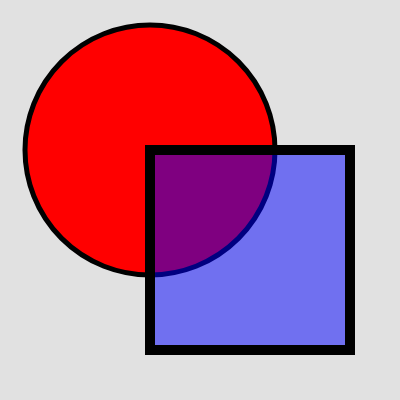
Frame 1 (no input)
Frame 60 (no input): identical to frame 1, image omitted
Frame 120 (the mouse pressed at the canvas centre since frame 60): identical to frame 1, image omitted

The p5.js sketch that drew this single still picture (run headless with seeded random() and noise() and a simulated clock; from frame 60 on, the mouse is pressed at the canvas centre):

// p5.js sketch
// ── sketch.js
function setup() {
  createCanvas(400, 400);
}

function draw() {
  background(225);
  
  fill(255,0,0);
  stroke(0,0,0);
  strokeWeight(5);
  ellipse(150,150,250,250);
  
  fill(0,0,255,128);
  stroke(0,0,0);
  strokeWeight(10);
  rect(150,150,200,200)
  
}
